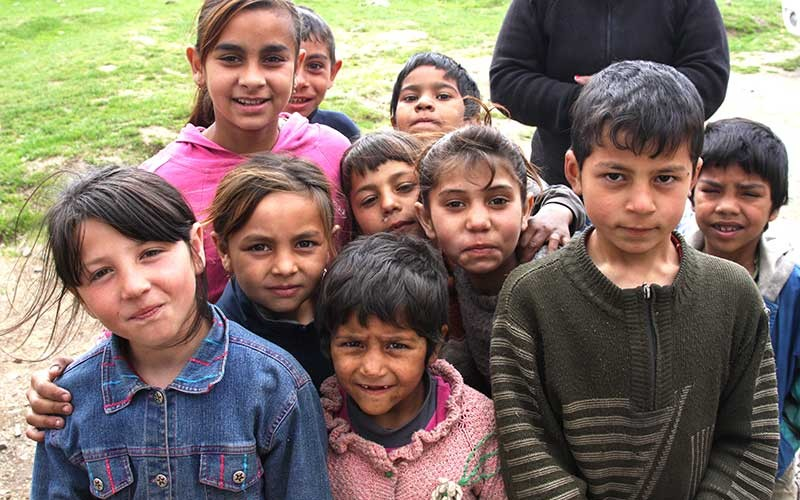
#> input picture Face_detection/children1.jpg, 800 x 500 px
$ jupyter execute 'Face Detection Recognition.ipynb'
#> lines starting #> are read from the running program, lines starting #| are printed output that depends on the picture; after the words box and inside, x2 and y2 are one past the last pixel; in counts of white or black regions, pixels touching at a corner belong together
# Face Detetion using OpenCV

OpenCV has Object Detection Modules suach as haar cascade classifier. This Module has many classifiers such as eye, left_eye, face, license_plate_number, lower_body, full_body, etc. To know more about the avialable modules, please have a look on this

https://github.com/opencv/opencv/tree/4.x/data

We will use here in this its face recognizer.The face detector just detects where is the face is, but the face recognizer recognizes whose the face is.

I choose the haarcascade_frontalcatface, this classifier needs a gray images. It decides the face from edges inside the image. (I downloadded this xml file from raw button on the right side in Github, then saved it inside the project folder)

## Face Detetion for images

[cell 1]
import cv2 as cv
import matplotlib.pyplot as plt

[cell 2]
img = cv.imread('children1.jpg')
#> img is the input picture: shape (500, 800, 3); mean B, G, R 103.6, 113.9, 128.9
plt.imshow(cv.cvtColor(img, cv.COLOR_BGR2RGB))

[cell 3]
gray = cv.cvtColor(img, cv.COLOR_BGR2GRAY)
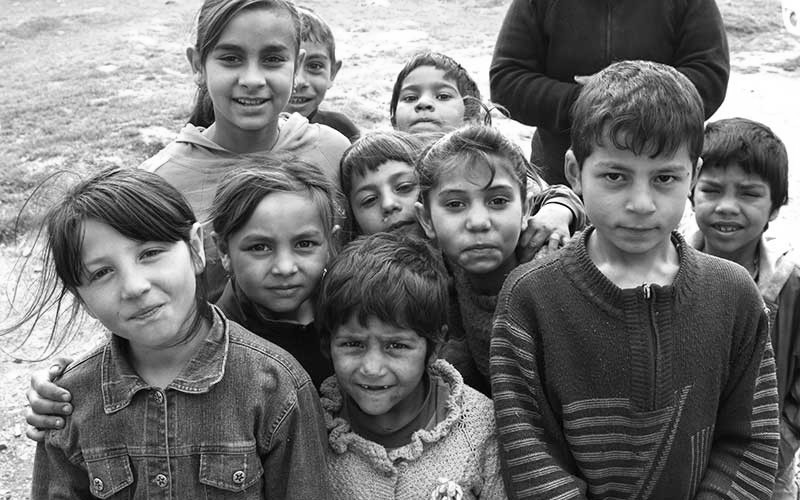
#> gray: shape (500, 800); min 0, max 255, mean 117.2

[cell 4]
plt.imshow(gray, cmap='gray')

[cell 5]
# Create haarCascade object of CascadeClassifier(), pass to this function the path of xml file.
#This CascadeClassifier() will read the xml file and store it in the variable
haar_cascade = cv.CascadeClassifier('haarcascade_frontalcatface.xml')

detectMultiScale(gray_image, sacleFactor, minNeighbors) function is inside the object haar_cascade, which will be used to detect the faces inside the input gray image. This fuction paramters are as follows:

- image	Matrix of the type CV_8U containing an image where objects are detected.
- scaleFactor	Parameter specifying how much the image size is reduced at each image scale.
- minNeighbors	Parameter specifying how many neighbors each candidate rectangle should have to retain it.
- flags	Parameter with the same meaning for an old cascade as in the function cvHaarDetectObjects. It is not used for a new cascade.
- minSize	Minimum possible object size. Objects smaller than that are ignored.
- maxSize	Maximum possible object size. Objects larger than that are ignored. If maxSize == minSize model is evaluated on single scale.

[cell 6]
# To detect faces use detectMultiScale()
haar_rect = haar_cascade.detectMultiScale(gray, scaleFactor=1.1, minNeighbors=1, minSize=(15, 15))
#> haar_rect = [[396, 66, 60, 60], [350, 168, 68, 68], [338, 330, 72, 72], [206, 20, 88, 88], [226, 200, 116, 116]]

Note: haar_rect contains rectangle and coordinates of that rectangle.

[cell 7]
len(haar_rect)
#> Out = 5

To draw the faces detected in this image, we loop this list and grap the coordinates of those images and draw the rectangle over the detected faces.

[cell 8]
for x,y,w,h in haar_rect:
    cv.rectangle(img, (x,y), (x+w, y+h), (0,0,255), thickness = 3)
#> this loop made 5 passes
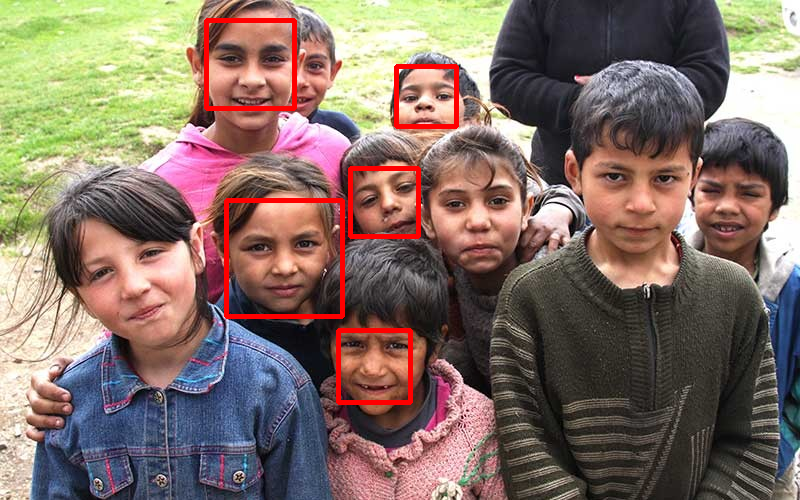
#> img: shape (500, 800, 3); 2% of pixels changed, all inside (x1, y1, x2, y2) = (204, 18, 459, 405)


plt.imshow(cv.cvtColor(img, cv.COLOR_BGR2RGB))
